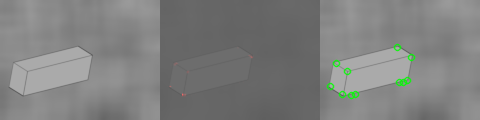
#> input picture MP2/corners/draw_cube_17_vis.png, 480 x 120 px
$ python -i corner_solve.py   (imports and definitions only)
#> lines starting #> are read from the running program, lines starting #| are printed output that depends on the picture
#> further down, picture is the input picture: shape (120, 480, 3); mean B, G, R 126.7, 127.7, 126.7
import numpy as np
from scipy import signal
import cv2
from scipy.ndimage import gaussian_filter
import scipy
from scipy.ndimage import maximum_filter


def harris(Ixx, Iyy, Ixy, window, alpha, sigma):
  h,w = Ixx.shape
  window //=2
  response = np.zeros((h,w))
  kernel = cv2.getGaussianKernel(window*2, sigma)
  kernel = kernel*kernel.T

  Mxx = signal.convolve2d(Ixx, kernel, mode = 'same', boundary = 'symm')
  Mxy = signal.convolve2d(Ixy, kernel, mode = 'same', boundary = 'symm')
  Myy = signal.convolve2d(Iyy, kernel, mode = 'same', boundary = 'symm')

  for i in range(h):
    for j in range(w):

      det = Mxx[i,j]*Myy[i,j] - Mxy[i,j]**2
      trace = Mxx[i,j] + Myy[i,j]

      R = det - alpha*(trace**2)

      if R>0:
        response[i,j] = R

      # response[x,y] = R
  return response


def nms(img,window):
  imgc = img.copy()
  h,w = img.shape
  m = maximum_filter(img, size = (window, window))

  for i in range(h):
    for j in range(w):
      if imgc[i,j]!=m[i,j]:
        imgc[i,j] = 0

  return imgc


def compute_corners(I):

  I = cv2.cvtColor(I, cv2.COLOR_BGR2GRAY)

  kernel = cv2.getGaussianKernel(5, 2)
  kernel = kernel*kernel.T


  I = I.astype(np.float32)/255

  # I = I + signal.convolve2d(I, kernel, mode= 'same', boundary = 'symm')

  dx = signal.convolve2d(I, np.array([[-1, 0, 1]]), mode='same', boundary='symm')
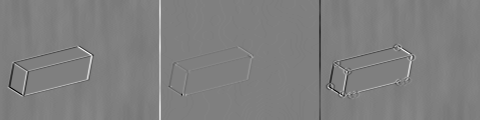
#> dx: shape (120, 480) float64; min -0.271, max 0.271, mean -0.000123; drawn with min black and max white
  dy = signal.convolve2d(I, np.array([[-1, 0, 1]]).T, mode='same', boundary = 'symm')
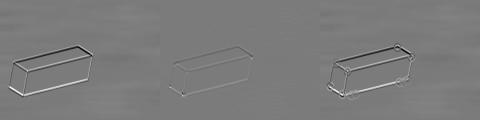
#> dy: shape (120, 480) float64; min -0.275, max 0.29, mean 0.000476; drawn with min black and max white

  # dx = dx-dx.mean()
  # dy = dy-dy.mean()

  Ixx, Iyy, Ixy = dx**2, dy**2, dx*dy
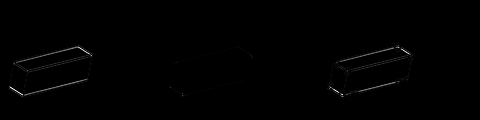
#> Iyy: shape (120, 480) float64; min 0, max 0.0842, mean 0.000393; drawn with min black and max white
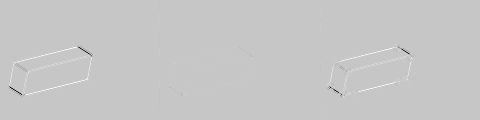
#> Ixy: shape (120, 480) float64; min -0.0764, max 0.0217, mean 3.46e-05; drawn with min black and max white

  response = harris(Ixx,Iyy,Ixy, 5, 0.05, 1.6)
#> in harris, `Mxx = signal.convolve2d(Ixx, kernel, mode = 'same', boundary = 'symm')`:
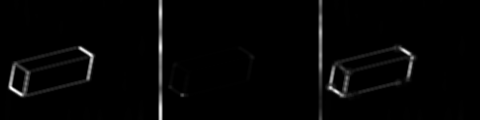
#> Mxx: shape (120, 480) float64; min 0, max 0.0204, mean 0.000385; drawn with min black and max white
#> in harris, `Myy = signal.convolve2d(Iyy, kernel, mode = 'same', boundary = 'symm')`:
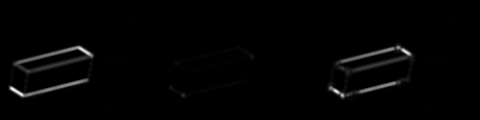
#> Myy: shape (120, 480) float64; min 0, max 0.0292, mean 0.000393; drawn with min black and max white

  response = (response - response.min())/(response.max() - response.min())

  # response[response<.01] = 0


  corners = nms(response, 5)
#> in nms, `m = maximum_filter(img, size = (window, window))`:
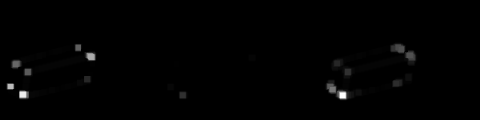
#> m: shape (120, 480) float64; min 0, max 1, mean 0.00737

  # h = corners.max()*.01
  # corners[corners > h] = 1


  corners = corners * 255.
  corners = np.clip(corners, 0, 255)
  corners = corners.astype(np.uint8)

  response = response * 255.
  response = np.clip(response, 0, 255)
  response = response.astype(np.uint8)

  return response, corners

>>> import cv2
>>> picture = cv2.imread('draw_cube_17_vis.png')
>>> result = compute_corners(picture)
